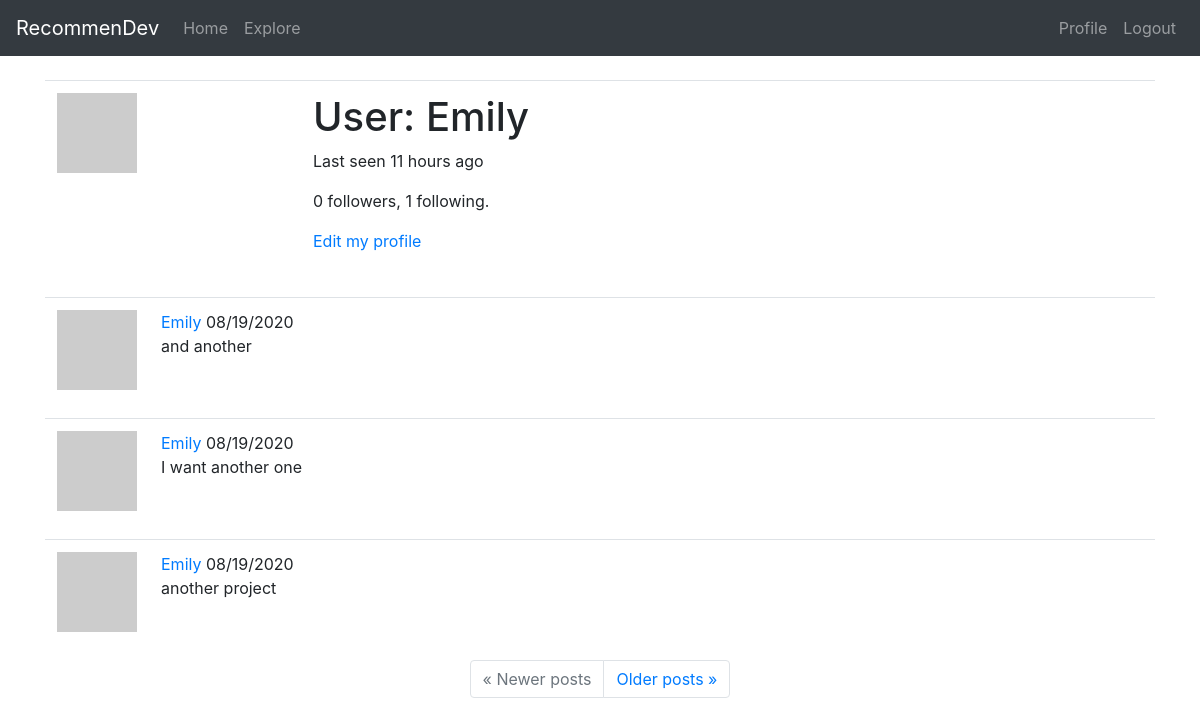
Page /user/Emily (signed in) on the earlier database version.
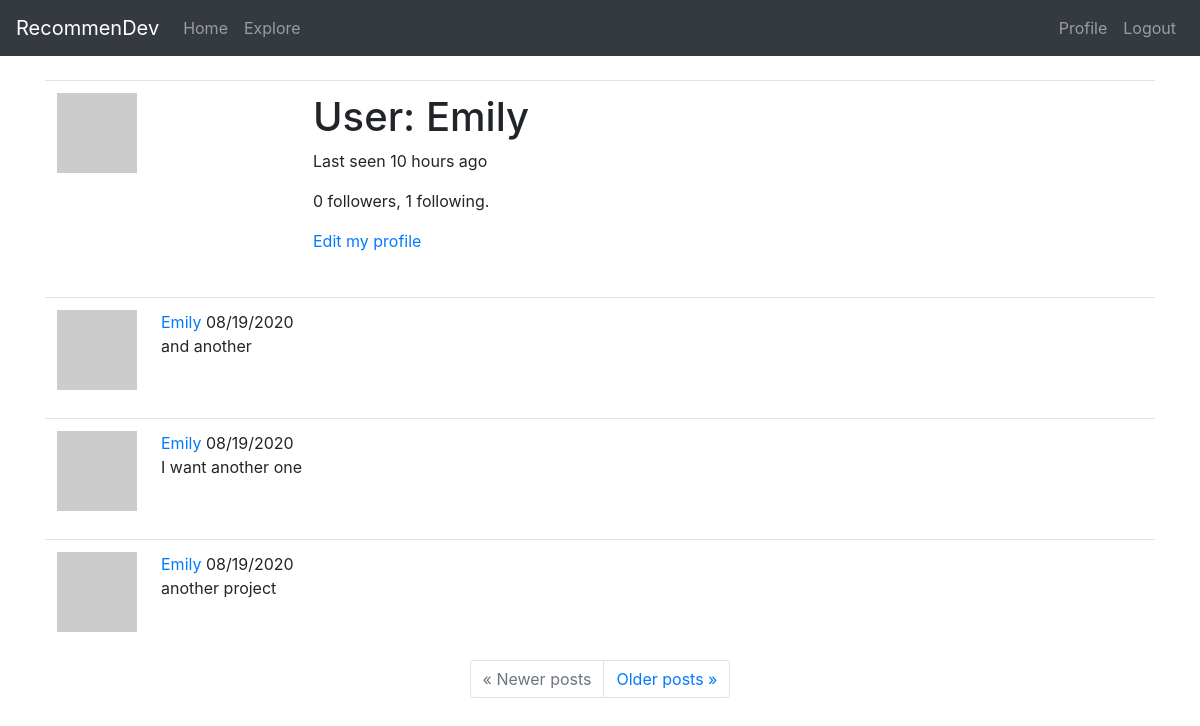
Same page on the later database version.
### app/models.py (models this page shows, shortened)
class User(UserMixin, db.Model):
    id = db.Column(db.Integer, primary_key=True)
    username = db.Column(db.String(30), index=True, unique=True)
    email = db.Column(db.String(50), index=True, unique=True)
    password_hash = db.Column(db.String(128))
    projects = db.relationship('Project', backref='owner', lazy='dynamic')
    about_me = db.Column(db.String(140))
    last_seen = db.Column(db.DateTime, default=datetime.utcnow)
    followed = db.relationship(
        'User', secondary=followers,
        primaryjoin=(followers.c.follower_id == id),
        secondaryjoin=(followers.c.followed_id == id),
        backref=db.backref('followers', lazy='dynamic'), lazy='dynamic')
    def avatar(self, size):
        digest = md5(self.email.lower().encode('utf-8')).hexdigest()
        return 'https://www.gravatar.com/avatar/{}?d=retro&s={}'.format(digest, size)

class Project(db.Model):
    id = db.Column(db.Integer, primary_key=True)
    user_id = db.Column(db.Integer, db.ForeignKey('user.id'))
    title = db.Column(db.String(60))
    description = db.Column(db.String(150))
    timestamp = db.Column(db.DateTime, index=True, default=datetime.utcnow)
    language = db.Column(db.String(15))
    git_url = db.Column(db.String(50))

### app/routes.py (the view)
@app.route('/user/<username>')
@login_required
def user(username):
    user = User.query.filter_by(username=username).first_or_404()
    page = request.args.get('page', 1, type=int)
    projects = user.projects.order_by(Project.timestamp.desc()).paginate(page, app.config['POSTS_PER_PAGE'], False)
    next_url = url_for('user', username=user.username, page=projects.next_num) \
        if projects.has_next else None
    prev_url = url_for('user', username=user.username, page=projects.prev_num) \
        if projects.has_prev else None
    form = EmptyForm()
    return render_template('user.html', title=f'{user.username}\'s profile', user=user, projects=projects.items, next_url=next_url, prev_url=prev_url, form=form)

### app/models.py (called while the page is built)
@login.user_loader
def load_user(id):
    return User.query.get(int(id))

### app/routes.py (called while the page is built)
@app.before_request
def before_request():
    if current_user.is_authenticated:
        current_user.last_seen = datetime.utcnow()
        db.session.commit()

### app/templates/user.html (shortened to what this page needs)
{% extends "base.html" %}
{% block content %}
    <table class="table table-hover">
        <tr>
            <td width="256px"><img src="{{ user.avatar(256) }}"></td>
            <td>
                <h1>User: {{ user.username }}</h1>
                {% if user.last_seen %}
                <p>Last seen {{ moment(user.last_seen).fromNow() }}</p>
                {% endif %}
                <p>{{ user.followers.count() }} followers, {{ user.followed.count() }} following.</p>
                {% if user == current_user %}
                <p><a href="{{ url_for('edit_profile') }}">Edit my profile</a></p>
                {% endif %}
            </td>
        </tr>
    </table>
    {% for project in projects %}
        {% include '_project.html' %}
    {% endfor %}
    <nav aria-label="...">
        <ul class="pagination justify-content-center">
            <li class="page-item{% if not prev_url %} disabled{% endif %}">
                <a class="page-link" href="{{ prev_url or '#' }}">
                    <span aria-hidden="true">&laquo;</span> Newer posts
                </a>
            </li>
            <li class="page-item{% if not next_url %} disabled{% endif %}">
                <a class="page-link" href="{{ next_url or '#' }}">
                    Older posts <span aria-hidden="true">&raquo;</span>
                </a>
            </li>
        </ul>
    </nav>
{% endblock %}

### app/templates/base.html (shortened to what this page needs)
<!DOCTYPE html>
<html lang="en">
<head>
    <link rel="stylesheet" href="https://stackpath.bootstrapcdn.com/bootstrap/4.5.2/css/bootstrap.min.css">
</head>
<body style="padding-top: 5rem;">
    <nav class="navbar navbar-expand-md navbar-dark bg-dark fixed-top">
        <a class="navbar-brand" href="{{ url_for('index') }}">RecommenDev</a>
        <div class="collapse navbar-collapse", id="navbarsExampleDefault">
            <ul class="navbar-nav mr-auto">
                <li class="nav-item"><a href="{{ url_for('index') }}" class="nav-link">Home</a></li>
                <li class="nav-item"><a href="{{ url_for('explore') }}" class="nav-link">Explore</a></li>
            </ul>
            <ul class="navbar-nav ml-auto">
                {% if current_user.is_anonymous %}
                <li class="nav-item"><a href="{{ url_for('login') }}" class="nav-link">Login</a></li>
                {% else %}
                <li class="nav-item"><a href="{{ url_for('user', username=current_user.username) }}" class="nav-link">Profile</a></li>
                <li class="nav-item"><a href="{{ url_for('logout') }}" class="nav-link">Logout</a></li>
                {% endif %}
            </ul>
        </div>
    </nav>
    <main role="main" class="container">
        {% block content %}{% endblock %}
    </main>
</body>
</html>

### app/templates/_project.html
<table class="table table-hover">
    <tr>
        <td width="70px">
            <a href="{{ url_for('user', username=project.owner.username) }}">
                <img src="{{ project.owner.avatar(70) }}" />
            </a>
        </td>
        <td>
            <a href="{{ url_for('user', username=project.owner.username) }}">
                {{ project.owner.username }}
            </a>
            {{ moment(project.timestamp).format('L') }}
            <br>
            {{ project.title }}
        </td>
    </tr>
</table>

Differences in the rows shown:
changed User "Emily": last_seen "11 hours ago" → "10 hours ago"
